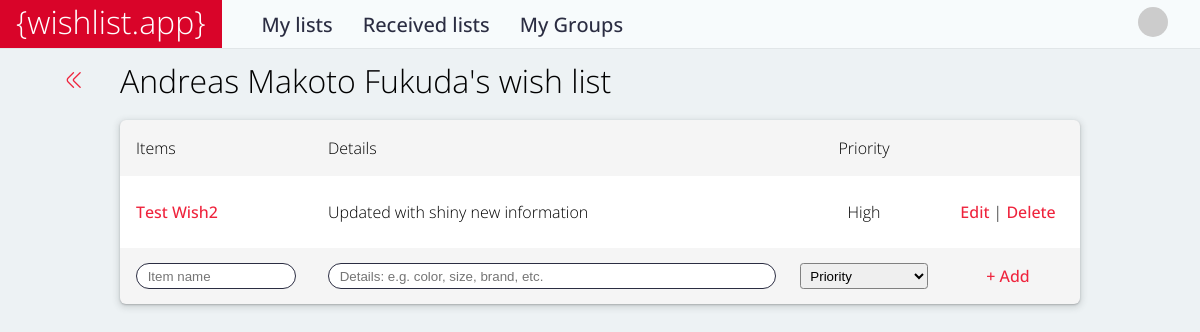
The app's page /accounts/4/wish_lists (signed in), older data.
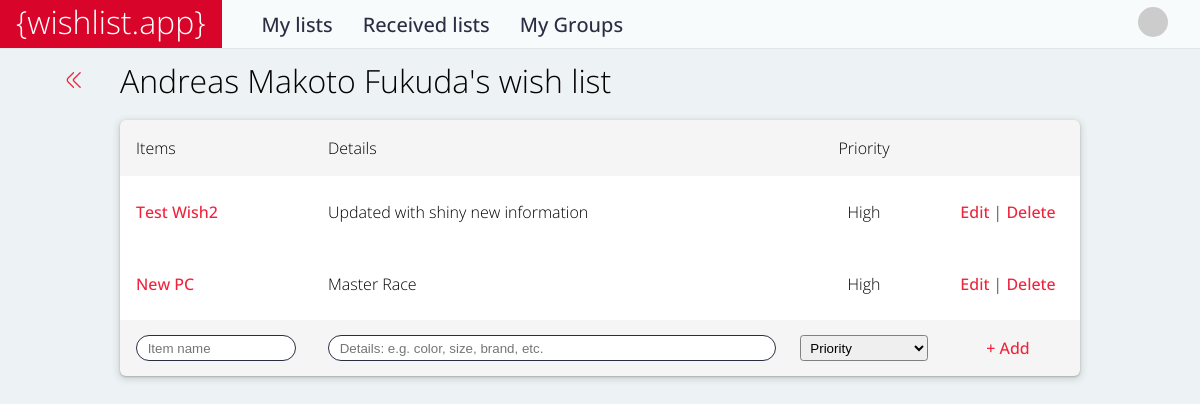
The same page, newer data.
### wishlist/models.py (models this page shows, shortened)
class Wish(models.Model):
    title = models.CharField(max_length=200)
    author = models.ForeignKey(
        get_user_model(),
        on_delete=models.CASCADE,
    )
    HIGH_PRIORITY = 'HI'
    MEDIUM_PRIORITY = 'MD'
    LOW_PRIORITY = 'LO'
    priority_choices = [
        (HIGH_PRIORITY, 'High'),
        (MEDIUM_PRIORITY, 'Medium'),
        (LOW_PRIORITY, 'Low'),
    ]
    priority = models.CharField(
        max_length=2,
        choices=priority_choices,
        default=HIGH_PRIORITY,
        blank=True
    )
    details = models.TextField(blank=True)
    link = models.URLField(blank=True)
    class Meta:
        verbose_name_plural = 'Wishes'

### wishlist/views.py (the view)
# urls.py: path('<int:pk>/wish_lists', WishListView.as_view(), name='wish_list'),
class WishListView(LoginRequiredMixin, ListView):
    model = Wish
    context_object_name = 'wish'
    template_name = 'wish/list.html'
    fields = ['title', 'author', 'priority', 'details']
    def get_queryset(self):
        return Wish.objects.filter(author_id=self.kwargs['pk'])
    def get_context_data(self, **kwargs):
        data = super().get_context_data(**kwargs)
        list_owner = CustomUser.objects.get(id=self.kwargs['pk'])
        data['list_owner_id'] = list_owner.id
        data['list_owner'] = get_possessive_ending(
            get_name_or_email(list_owner))
        data['form'] = WishCreateForm()
        return data

### wishlist/forms.py
class WishCreateForm(forms.ModelForm):
    title = forms.CharField(
        max_length=100,
        widget=forms.TextInput(
            attrs={
                'placeholder': 'Item name',
                'class': 'in-page-input',
                'autofocus': 'autofocus'}))
    HIGH_PRIORITY = 'HI'
    MEDIUM_PRIORITY = 'MD'
    LOW_PRIORITY = 'LO'
    priority_choices = [
        ('', 'Priority'),
        (HIGH_PRIORITY, "High"),
        (MEDIUM_PRIORITY, "Medium"),
        (LOW_PRIORITY, "Low"),
    ]
    priority = forms.ChoiceField(
        choices=priority_choices,
        required=False,
        widget=forms.Select(
            attrs={
                'placeholder': 'Priority',
                'class': 'in-page-input'}))
    details = forms.CharField(
        max_length=200,
        widget=forms.TextInput(
            attrs={
                'placeholder': 'Details: e.g. color, size, brand, etc.',
                'class': 'in-page-input'}))
    class Meta:
        model = Wish
        fields = ['title', 'priority', 'details']

### pages/views.py (called while the page is built)
def get_name_or_email(user):
        if user.first_name:
            return user.first_name
        else:
            return user.email

### templates/wish/list.html (shortened to what this page needs)
{% extends 'base.html' %}
{% block content %}
    <div class="back">
        {% if user.check_multi_responsible %}
            <a href="{% url 'my_lists' %}"><i class="fi-rr-angle-double-left"></i></a>
        {% else %}
            <a href="{% url 'wish_list' user.id %}"><i class="fi-rr-angle-double-left"></i></a>
        {% endif %}
    </div>
    <div class="page-title">{{ list_owner }} wish list</div>
    <table class="list">
        <tr class="list-top">
            <td class="wish-list-items">
                Items
            </td>
            <td class="wish-list-details">
                Details
            </td>
            <td class="wish-list-priority">
                Priority
            </td>
            <td class="wish-list-actions">
            </td>
        </tr>
        {% for wish in object_list %}
            <tr class="list-entry">
                <td class="wish-list-items">
                    <a href="{% url 'update_wish' list_owner_id wish.id %}" class = "item-title">
                        {{ wish.title }}
                    </a>
                </td>
                <td class="wish-list-details">
                    {{ wish.details }}
                </td>
                <td class="wish-list-priority">
                    {{ wish.get_priority_display }}
                </td>
                <td class="wish-list-actions">
                    <span>
                        <a href="{% url 'update_wish' list_owner_id wish.id %}">Edit</a> |
                        <a href="{% url 'delete_wish' wish.id %}">
                            Delete
                        </a>
                    </span>
                </td>
            </tr>
        {% endfor %}
        <tr class="list-bottom">
            <form id="create-wish", method="post" action="{% url 'wish_new' list_owner_id %}">
                <td class="wish-list-items">
                    {{ form.title }}
                </td>
                <td class="wish-list-details">
                    {{ form.details }}
                </td>
                <td class="wish-list-priority">
                    {{ form.priority }}
                </td>
                <td class="wish-list-actions">
                    <a href="#", onclick="document.getElementById('create-wish').submit()">
                        + Add
                    </a>
                </td>
            </form>
        </tr>
    </table>
{% endblock content %}

Row changes from the older to the newer data that the page shows:
added Wish: title "New PC", details "Master Race", priority "High"
